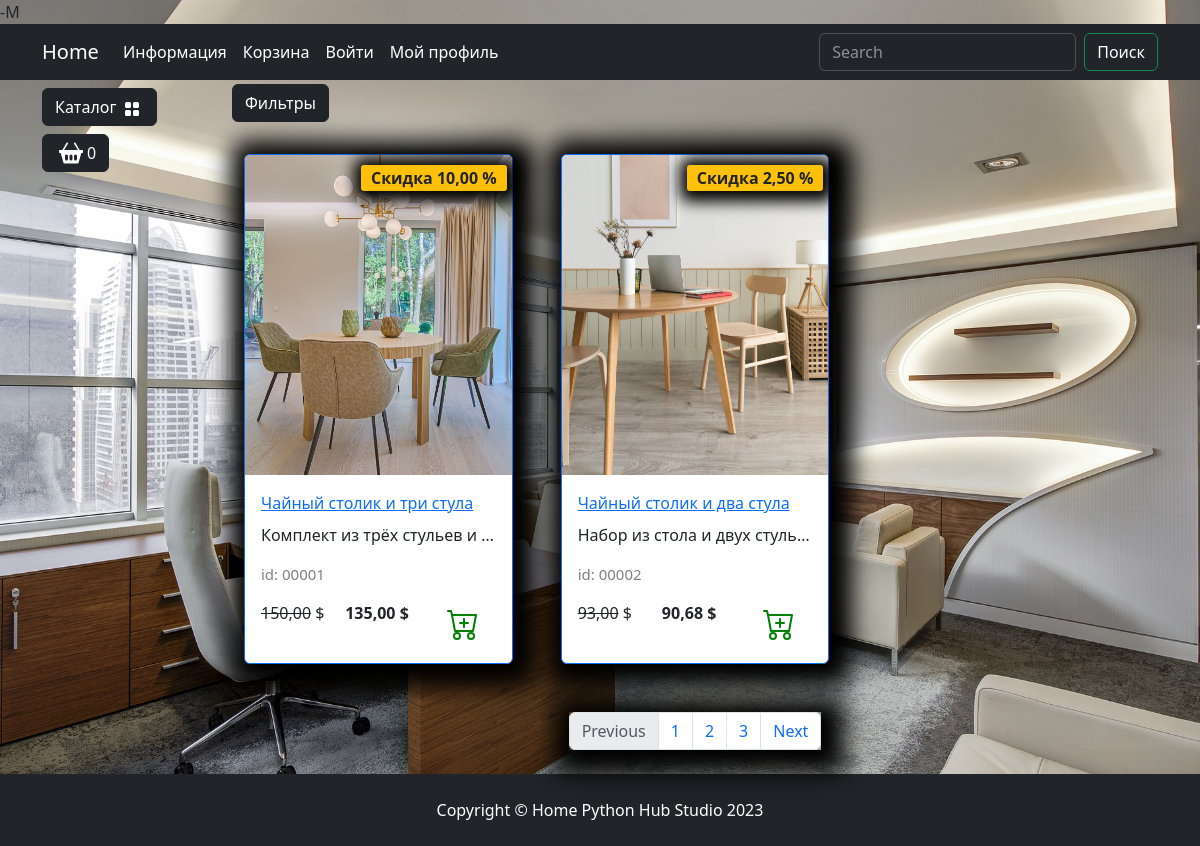
Screenshot of /catalog/kuhnya/ with the database file from the repository.
### goods/models.py (models this page shows, shortened)
class Products(models.Model):
    name = models.CharField(unique=True, max_length=150, verbose_name='Название')
    slug = models.SlugField(max_length=200, unique=True, blank=True, null=True, verbose_name='URL')
    description = models.TextField(blank=True, null=True, verbose_name='Описание')
    image = models.ImageField(upload_to='goods_images', blank=True, null= True,verbose_name='Изображение')
    price = models.DecimalField(default= 00.0, max_digits=7,decimal_places= 2, verbose_name='Цена')
    discount = models.DecimalField(default= 00.0, max_digits=4,decimal_places= 2, verbose_name='Скидка в %')
    quantity = models.PositiveBigIntegerField(default= 0,verbose_name= 'Количество')
    category = models.ForeignKey(to=Categories,on_delete=models.CASCADE, verbose_name='Категория')
    class Meta:
        db_table = 'product'
        verbose_name = 'Продукт'
        verbose_name_plural = 'Продукты'
    def display_id(self):
        return f'{self.id:05}'
    def sell_price(self):
        if self.discount:
            return round(self.price - self.price*self.discount/100, 2)
        return self.price

### goods/views.py (the view)
# urls.py: path('catalog/',include('goods.urls',namespace='catalog')),
def catalog(request, category_slug):
    if category_slug == 'all':
        goods = Products.objects.all()
    else:
        goods = get_list_or_404(Products.objects.filter(category__slug=category_slug))
    context = {
        'title' : 'Home - Каталог',
        'goods' : goods,
        }
    return render(request,'goods/catalog.html',context)

### goods/templatetags/goods_tags.py (called while the page is built)
@register.simple_tag()
def tag_categories():
    return Categories.objects.all()

### goods/templates/goods/catalog.html (shortened to what this page needs)
{% extends "main/base.html" %}
{% load static %}
{% block content %}
<div class="row">
    <div class="dropdown mb-2">
        <button class="btn btn-secondary dropdown-toggle btn-dark" type="button" data-bs-toggle="dropdown"
            aria-expanded="false">
            Фильтры
        </button>
    </div>
    {% for product in goods %}
        <div class="col-lg-4 col-md-6 p-4">
            <div class="card border-primary rounded custom-shadow">
                {% if product.image %}
                    <img src="{{ product.image.url }}" class="card-img-top" alt="{{ product.name }}">
                {% else %}
                    <img src="{% static "/deps/images/Not found image.png" %}" class="card-img-top" alt="...">
                {% endif %}
                <div class="card-body">
                    <a href="{% url "catalog:product" product.slug %}">
                        <p class="card-title">{{ product.name }}</p>
                    </a>
                    <p class="card-text text-truncate">{{ product.description }}</p>
                    <p class="product_id"> id: {{ product.display_id }}</p>
                    <div class="d-flex justify-content-between">
                        {% if product.discount %}
                            <p><s>{{product.price}}</s> $</p>
                            <p><strong>{{ product.sell_price }} $</strong></p>
                            <span class="badge bg-warning text-dark">Скидка {{ product.discount}} %</span>
                        {% else %}
                            <p><strong>{{ product.price }} $</strong></p>
                        {% endif %}
                        <a href="#" class="btn add-to-cart">
                            <img class="mx-1" src="{% static "/deps/icons/cart-plus.svg" %}" alt="Catalog Icon"
                                width="32" height="32">
                        </a>
                    </div>
                </div>
            </div>
        </div>
    {%endfor%}
</div>
<nav aria-label="Page navigation example">
    <ul class="pagination justify-content-center my-4">
        <div class="custom-shadow d-flex">
            <li class="page-item disabled">
              <a class="page-link">Previous</a>
            </li>
            <li class="page-item"><a class="page-link" href="#">1</a></li>
            <li class="page-item"><a class="page-link" href="#">2</a></li>
            <li class="page-item"><a class="page-link" href="#">3</a></li>
            <li class="page-item">
              <a class="page-link" href="#">Next</a>
            </li>
        </div>
    </ul>
</nav>
{% endblock content %}

### static/deps/css/my_css.css (style rules this page uses)
body { background-image: url("../images/bg-image.jpg"); background-repeat: no-repeat; background-attachment: fixed; background-position: center center; background-size: cover; height: 100%; }
.dropdown-toggle::after { content: none; }
.custom-shadow { box-shadow: 5px 5px 25px 19px #000000; }
.product_id { color: gray; font-size: 15px; }
.badge.bg-warning.text-dark { position: absolute; top: 10px; right: 5px; z-index: 1; padding: 5px 10px; border-radius: 3px; font-size: 1rem; box-shadow: 2px 2px 15px 9px #000000; }

### rows the page displays
Products: image (picture), name "Чайный столик и три стула", description "Комплект из трёх стульев и…", display_id "00001", price "150,00", sell_price "135,00", discount "10,00"
Products: image (picture), name "Чайный столик и два стула", description "Набор из стола и двух стуль…", display_id "00002", price "93,00", sell_price "90,68", discount "2,50"
